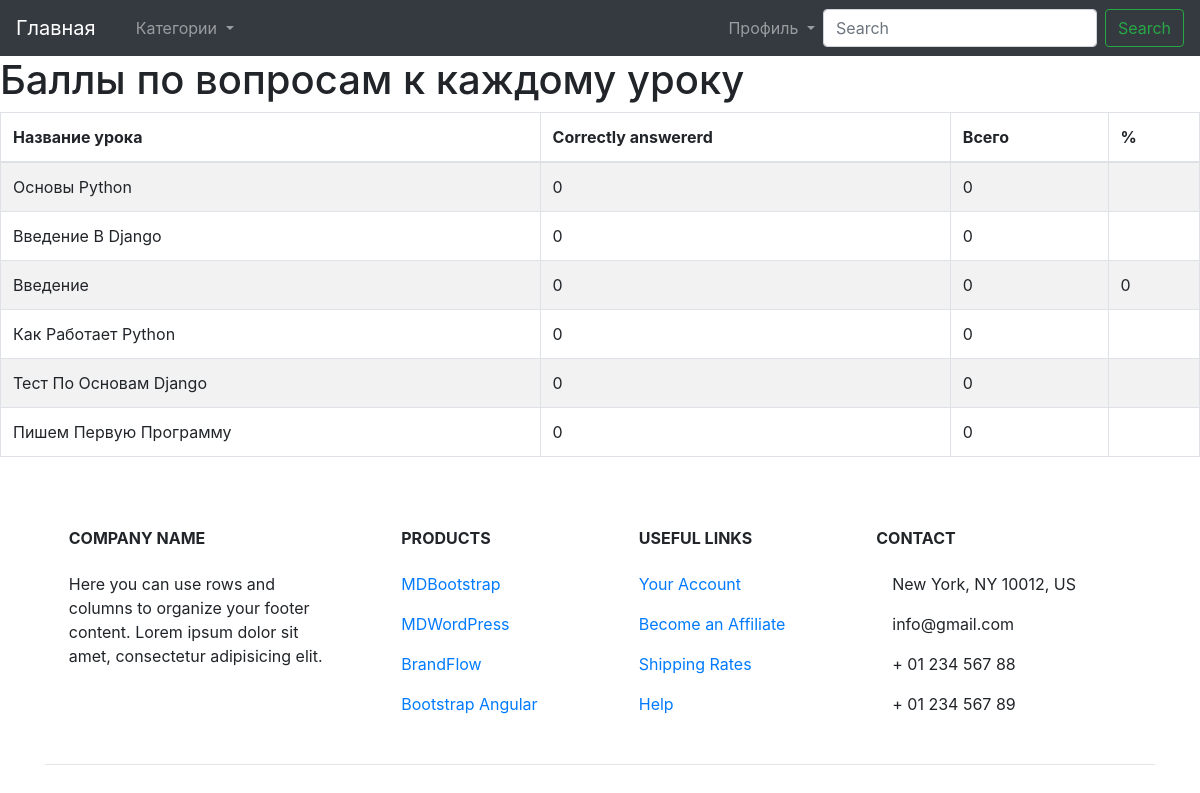
The app's page /progress/ (signed in) with its own data.
### main/models.py (models this page shows, shortened)
class Lesson(models.Model):
    rubric = models.ForeignKey(SubRubric, on_delete=models.PROTECT,
                               verbose_name='Рубрика')
    title = models.CharField(max_length=40, verbose_name='Урок')
    content = models.TextField(verbose_name='Oпиcaниe')
    contacts = models.TextField(verbose_name='Koнтaкты')
    video = models.CharField(max_length=140, verbose_name='Видео',
                             default=None)
    author = models.ForeignKey(AdvUser, on_delete=models.CASCADE,
                               verbose_name='Преподаватель')
    is_active = models.BooleanField(default=True, db_index=True,
                                    verbose_name='Выводить в списке?')
    created_at = models.DateTimeField(auto_now_add=True, db_index=True,
                                      verbose_name='Опубликовано')
    order = models.SmallIntegerField(default=0, db_index=True,
                                     verbose_name='Порядок')
    class Meta:
        verbose_name_plural = 'Уроки'
        verbose_name = 'Урок'
        ordering = ('order', '-created_at')

### quiz/views.py (the view)
class QuizUserProgressView(TemplateView):
    template_name = 'progress.html'
    @method_decorator(login_required)
    def dispatch(self, request, *args, **kwargs):
        return super(QuizUserProgressView, self) \
            .dispatch(request, *args, **kwargs)
    def get_context_data(self, **kwargs):
        context = super(QuizUserProgressView, self).get_context_data(**kwargs)
        progress, c = Progress.objects.get_or_create(user=self.request.user)
        context['cat_scores'] = progress.list_all_cat_scores
        context['exams'] = progress.show_exams()
        return context

### quiz/models.py (called while the page is built)
    @property
    def list_all_cat_scores(self):
        score_before = self.score
        output = {}
        for cat in Lesson.objects.all():
            to_find = re.escape(cat.title) + r",(\d+),(\d+),"
            match = re.search(to_find, self.score, re.IGNORECASE)
            if match:
                score = int(match.group(1))
                possible = int(match.group(2))
                try:
                    percent = int(round((float(score) / float(possible))
                                        * 100))
                except:
                    percent = 0
                output[cat.title] = [score, possible, percent]
            else:  # if category has not been added yet, add it.
                self.score += cat.title + ",0,0,"
                output[cat.title] = [0, 0]
        if len(self.score) > len(score_before):
            self.save()
        return output

    def show_exams(self):
        return Sitting.objects.filter(user=self.user, complete=True)

### quiz/templates/progress.html (shortened to what this page needs)
{% extends "main.html" %}
{% load i18n %}
{% load quiz_tags %}
{% block content %}
    {% if cat_scores %}
        <h1>Баллы по вопросам к каждому уроку</h1>
        <table class="table table-bordered table-striped">
            <thead>
            <tr>
                <th>Название урока</th>
                <th>{% trans "Correctly answererd" %}</th>
                <th>Всего</th>
                <th>%</th>
            </tr>
            </thead>
            <tbody>
            {% for cat, value in cat_scores.items %}
                <tr>
                    <td>{{ cat.title }}</td>
                    <td>{{ value.0 }}</td>
                    <td>{{ value.1 }}</td>
                    <td>{{ value.2 }}</td>
                </tr>
            {% endfor %}
            </tbody>
        </table>
    {% endif %}
{% endblock %}

### records on screen
Lesson: title "Основы Python", order "0"
Lesson: title "Введение В Django", order "0"
Lesson: title "Введение", order "0"
Lesson: title "Как Работает Python", value "0"
Lesson: title "Тест По Основам Django", value "0"
Lesson: title "Пишем Первую Программу", value "0"
